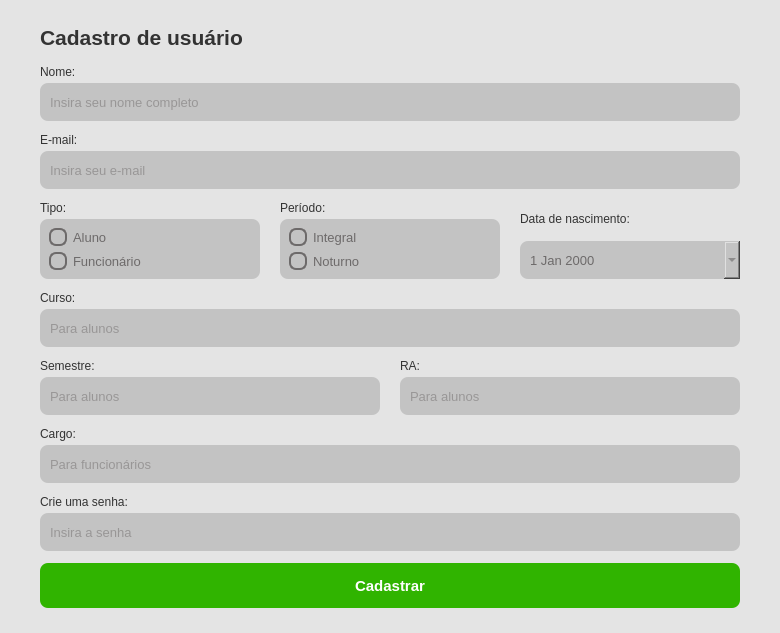
<?xml version="1.0" encoding="UTF-8"?>
<ui version="4.0">
 <class>CadastroUsuarioDialog</class>
 <widget class="QDialog" name="CadastroUsuarioDialog">
  <property name="geometry">
   <rect>
    <x>0</x>
    <y>0</y>
    <width>780</width>
    <height>620</height>
   </rect>
  </property>
  <property name="windowTitle">
   <string>Cadastro de Usuário</string>
  </property>
  <property name="styleSheet">
   <string>QDialog {
    background-color: #E4E4E4;
}
QLabel {
    font-family: Arial;
    color: #333333;
}
QLineEdit, QDateEdit {
    background-color: #C3C3C3;
    color: #6D6A6A;
    border: none;
    border-radius: 8px;
    padding: 8px;
    font-family: Arial;
    font-size: 10pt;
}
QLineEdit:focus, QDateEdit:focus {
    border: 1px solid #278c43;
}
QRadioButton {
    font-family: Arial;
    font-size: 10pt;
    color: #6D6A6A;
}
QRadioButton::indicator {
    width: 14px;
    height: 14px;
    border: 2px solid #6D6A6A;
    border-radius: 7px;
    background-color: transparent;
}
QRadioButton::indicator:checked {
    background-color: #30B427;
    border: 2px solid #30B427;
}</string>
  </property>
  <layout class="QVBoxLayout" name="verticalLayout_main">
   <property name="spacing">
    <number>15</number>
   </property>
   <property name="leftMargin">
    <number>40</number>
   </property>
   <property name="topMargin">
    <number>25</number>
   </property>
   <property name="rightMargin">
    <number>40</number>
   </property>
   <property name="bottomMargin">
    <number>25</number>
   </property>
   <item>
    <widget class="QLabel" name="label_titulo">
     <property name="font">
      <font>
       <family>Arial</family>
       <pointsize>16</pointsize>
       <bold>true</bold>
      </font>
     </property>
     <property name="text">
      <string>Cadastro de usuário</string>
     </property>
    </widget>
   </item>
   <item>
    <layout class="QVBoxLayout" name="verticalLayout_form">
     <property name="spacing">
      <number>12</number>
     </property>
     <item>
      <layout class="QVBoxLayout" name="verticalLayout_nome">
       <property name="spacing">
        <number>4</number>
       </property>
       <item>
        <widget class="QLabel" name="label_nome">
         <property name="text"><string>Nome:</string></property>
        </widget>
       </item>
       <item>
        <widget class="QLineEdit" name="txt_nome">
         <property name="minimumSize"><size><width>0</width><height>38</height></size></property>
         <property name="placeholderText"><string>Insira seu nome completo</string></property>
        </widget>
       </item>
      </layout>
     </item>
     <item>
      <layout class="QVBoxLayout" name="verticalLayout_email">
       <property name="spacing">
        <number>4</number>
       </property>
       <item>
        <widget class="QLabel" name="label_email">
         <property name="text"><string>E-mail:</string></property>
        </widget>
       </item>
       <item>
        <widget class="QLineEdit" name="txt_email">
         <property name="minimumSize"><size><width>0</width><height>38</height></size></property>
         <property name="placeholderText"><string>Insira seu e-mail</string></property>
        </widget>
       </item>
      </layout>
     </item>
     <item>
      <layout class="QHBoxLayout" name="horizontalLayout_seletores">
       <property name="spacing">
        <number>20</number>
       </property>
       <item>
        <layout class="QVBoxLayout" name="verticalLayout_tipo">
         <property name="spacing">
          <number>4</number>
         </property>
         <item>
          <widget class="QLabel" name="label_tipo">
           <property name="text"><string>Tipo:</string></property>
          </widget>
         </item>
         <item>
          <widget class="QFrame" name="frame_tipo">
           <property name="styleSheet"><string>background-color: #C3C3C3; border-radius: 8px;</string></property>
           <layout class="QVBoxLayout" name="layout_frame_tipo">
            <item><widget class="QRadioButton" name="rad_aluno"><property name="text"><string>Aluno</string></property></widget></item>
            <item><widget class="QRadioButton" name="rad_funcionario"><property name="text"><string>Funcionário</string></property></widget></item>
           </layout>
          </widget>
         </item>
        </layout>
       </item>
       <item>
        <layout class="QVBoxLayout" name="verticalLayout_periodo">
         <property name="spacing">
          <number>4</number>
         </property>
         <item>
          <widget class="QLabel" name="label_periodo">
           <property name="text"><string>Período:</string></property>
          </widget>
         </item>
         <item>
          <widget class="QFrame" name="frame_periodo">
           <property name="styleSheet"><string>background-color: #C3C3C3; border-radius: 8px;</string></property>
           <layout class="QVBoxLayout" name="layout_frame_periodo">
            <item><widget class="QRadioButton" name="rad_integral"><property name="text"><string>Integral</string></property></widget></item>
            <item><widget class="QRadioButton" name="rad_noturno"><property name="text"><string>Noturno</string></property></widget></item>
           </layout>
          </widget>
         </item>
        </layout>
       </item>
       <item>
        <layout class="QVBoxLayout" name="verticalLayout_nascimento">
         <property name="spacing">
          <number>4</number>
         </property>
         <item>
          <widget class="QLabel" name="label_nascimento">
           <property name="text"><string>Data de nascimento:</string></property>
          </widget>
         </item>
         <item>
          <widget class="QDateEdit" name="date_nascimento">
           <property name="minimumSize"><size><width>0</width><height>38</height></size></property>
           <property name="calendarPopup"><bool>true</bool></property>
          </widget>
         </item>
        </layout>
       </item>
      </layout>
     </item>
     <item>
      <layout class="QVBoxLayout" name="verticalLayout_curso">
       <property name="spacing">
        <number>4</number>
       </property>
       <item>
        <widget class="QLabel" name="label_curso">
         <property name="text"><string>Curso:</string></property>
        </widget>
       </item>
       <item>
        <widget class="QLineEdit" name="txt_curso">
         <property name="minimumSize"><size><width>0</width><height>38</height></size></property>
         <property name="placeholderText"><string>Para alunos</string></property>
        </widget>
       </item>
      </layout>
     </item>
     <item>
      <layout class="QHBoxLayout" name="horizontalLayout_academico">
       <property name="spacing">
        <number>20</number>
       </property>
       <item>
        <layout class="QVBoxLayout" name="verticalLayout_semestre">
         <property name="spacing">
          <number>4</number>
         </property>
         <item>
          <widget class="QLabel" name="label_semestre">
           <property name="text"><string>Semestre:</string></property>
          </widget>
         </item>
         <item>
          <widget class="QLineEdit" name="txt_semestre">
           <property name="minimumSize"><size><width>0</width><height>38</height></size></property>
           <property name="placeholderText"><string>Para alunos</string></property>
          </widget>
         </item>
        </layout>
       </item>
       <item>
        <layout class="QVBoxLayout" name="verticalLayout_ra">
         <property name="spacing">
          <number>4</number>
         </property>
         <item>
          <widget class="QLabel" name="label_ra">
           <property name="text"><string>RA:</string></property>
          </widget>
         </item>
         <item>
          <widget class="QLineEdit" name="txt_ra">
           <property name="minimumSize"><size><width>0</width><height>38</height></size></property>
           <property name="placeholderText"><string>Para alunos</string></property>
          </widget>
         </item>
        </layout>
       </item>
      </layout>
     </item>
     <item>
      <layout class="QVBoxLayout" name="verticalLayout_cargo">
       <property name="spacing">
        <number>4</number>
       </property>
       <item>
        <widget class="QLabel" name="label_cargo">
         <property name="text"><string>Cargo:</string></property>
        </widget>
       </item>
       <item>
        <widget class="QLineEdit" name="txt_cargo">
         <property name="minimumSize"><size><width>0</width><height>38</height></size></property>
         <property name="placeholderText"><string>Para funcionários</string></property>
        </widget>
       </item>
      </layout>
     </item>
     <item>
      <layout class="QVBoxLayout" name="verticalLayout_senha">
       <property name="spacing">
        <number>4</number>
       </property>
       <item>
        <widget class="QLabel" name="label_senha">
         <property name="text"><string>Crie uma senha:</string></property>
        </widget>
       </item>
       <item>
        <widget class="QLineEdit" name="txt_senha">
         <property name="minimumSize"><size><width>0</width><height>38</height></size></property>
         <property name="echoMode"><enum>QLineEdit::Password</enum></property>
         <property name="placeholderText"><string>Insira a senha</string></property>
        </widget>
       </item>
      </layout>
     </item>
     <item>
      <layout class="QHBoxLayout" name="horizontalLayout_botoes">
       <item>
        <widget class="QPushButton" name="btn_cadastrar">
         <property name="minimumSize"><size><width>320</width><height>45</height></size></property>
         <property name="font">
          <font><family>Arial</family><pointsize>11</pointsize><bold>true</bold></font>
         </property>
         <property name="cursor"><cursorShape>PointingHandCursor</cursorShape></property>
         <property name="styleSheet">
          <string>
        QPushButton { background-color: #30B400; color: white; border-radius: 8px; }
        QPushButton:hover { background-color: #248F00; }</string>
         </property>
         <property name="text"><string>Cadastrar</string></property>
        </widget>
       </item>
      </layout>
     </item>
    </layout>
   </item>
  </layout>
 </widget>
</ui>
